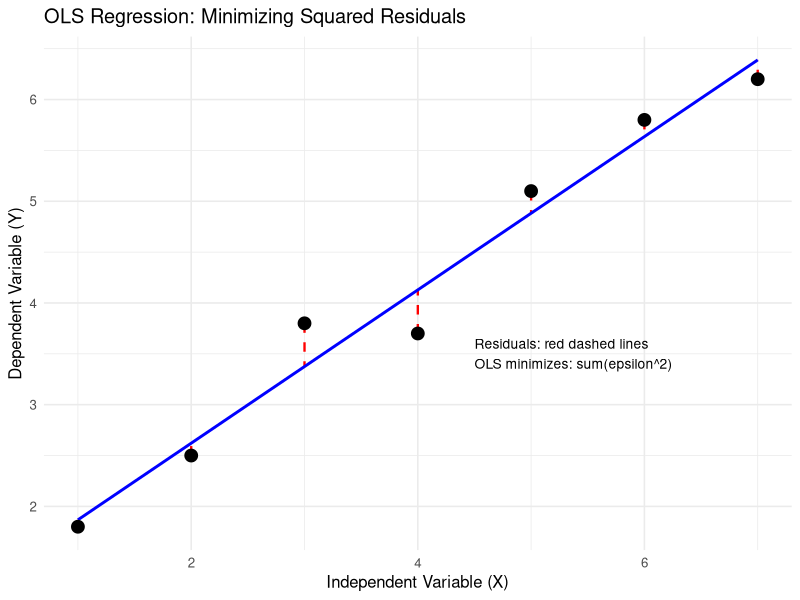
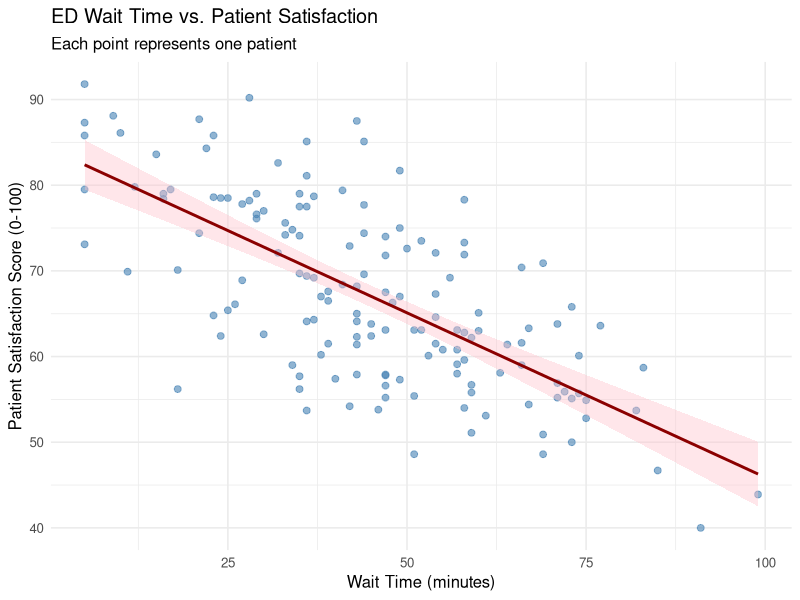
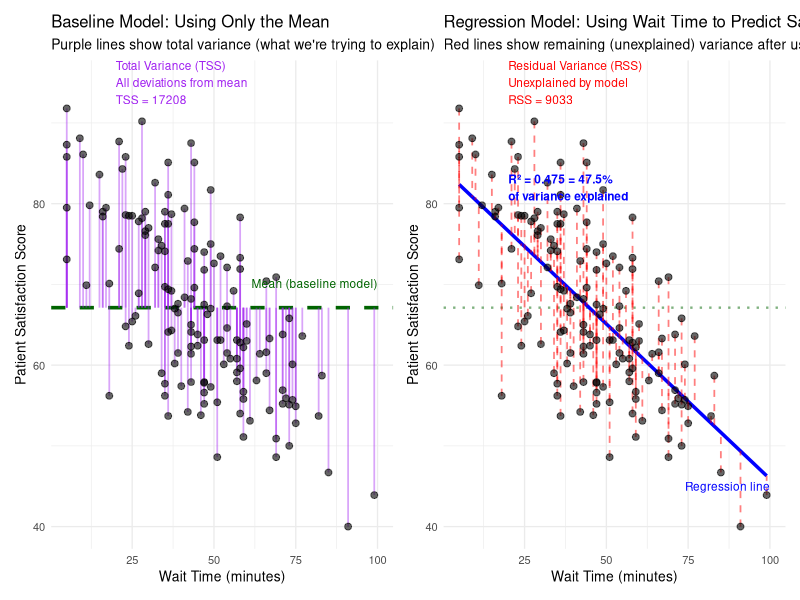
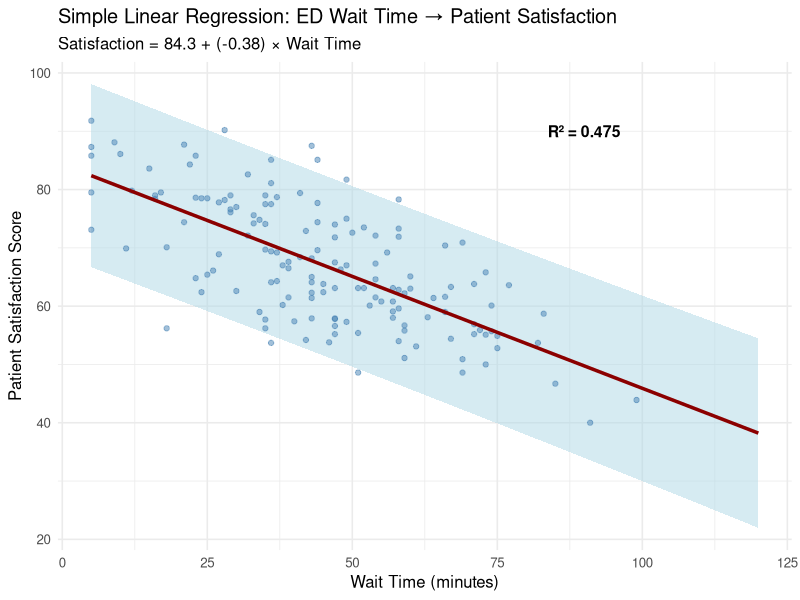
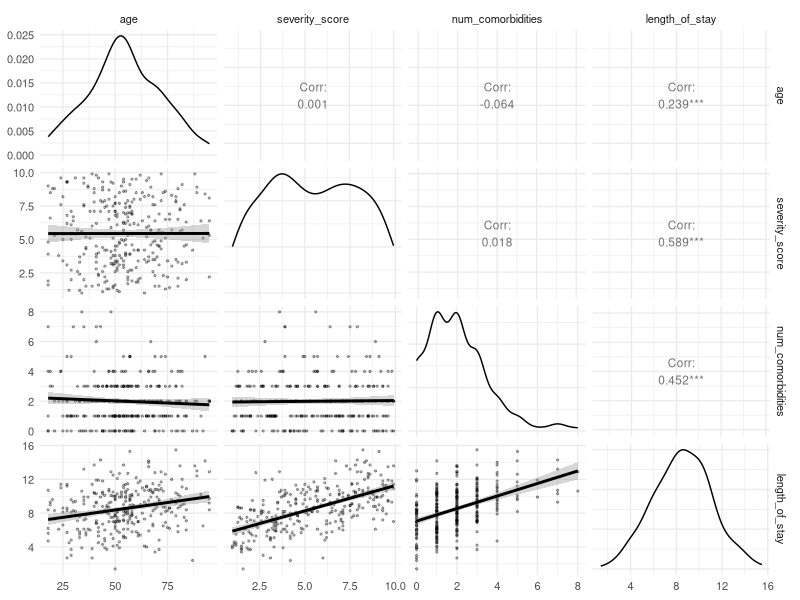
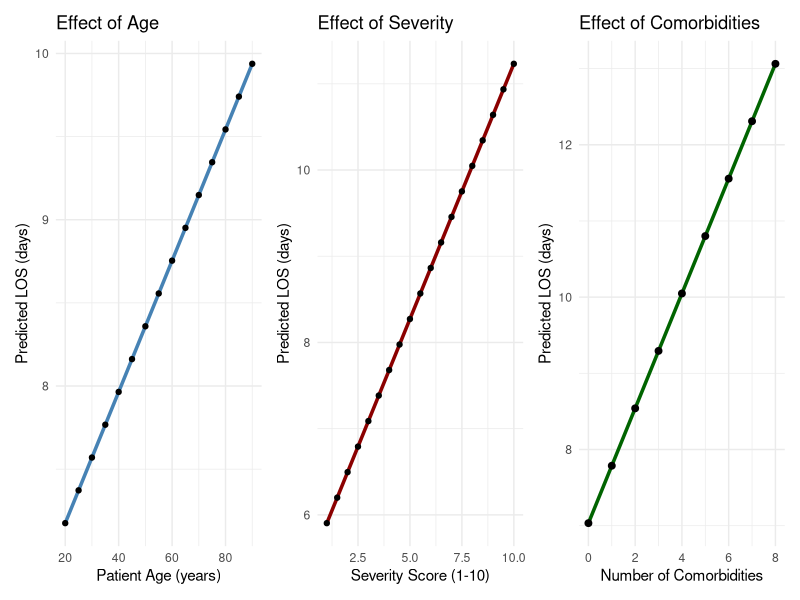
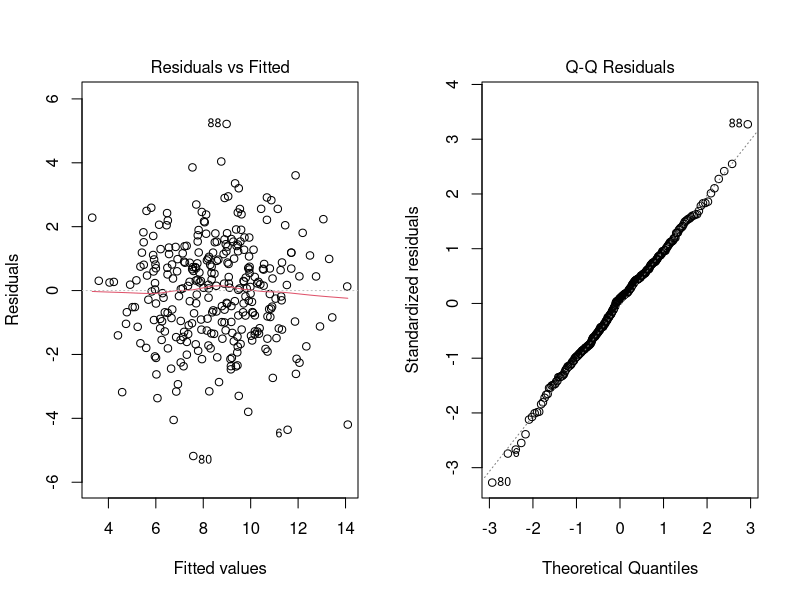

These charts were generated, in order, by the following R code:
## ---- chunk 1
#| label: setup
#| include: false

# Load required packages
library(tidyverse)
library(broom)
library(knitr)
library(kableExtra)
library(car)
library(GGally)
library(patchwork)

# Set seed for reproducibility
set.seed(42)
## ---- chunk 2
#| label: fig-ols-concept
#| fig-cap: "OLS finds the line that minimizes the sum of squared residuals (vertical distances)"
#| fig-width: 6
#| fig-height: 4

# Create example data
example_data <- tibble(
  x = c(1, 2, 3, 4, 5, 6, 7),
  y = c(1.8, 2.5, 3.8, 3.7, 5.1, 5.8, 6.2)
)

# Fit model
fit <- lm(y ~ x, data = example_data)

# Create plot showing residuals
example_data <- example_data %>%
  mutate(predicted = predict(fit),
         residual = y - predicted)

ggplot(example_data, aes(x = x, y = y)) +
  geom_segment(aes(xend = x, yend = predicted),
               color = "red", linetype = "dashed", size = 0.8) +
  geom_smooth(method = "lm", se = FALSE, color = "blue", size = 1) +
  geom_point(size = 4, color = "black") +
  annotate("text", x = 4.5, y = 3.5,
           label = paste("Residuals: red dashed lines\nOLS minimizes:",
                        expression(sum(epsilon^2))),
           hjust = 0, size = 3.5) +
  labs(x = "Independent Variable (X)",
       y = "Dependent Variable (Y)",
       title = "OLS Regression: Minimizing Squared Residuals") +
  theme_minimal(base_size = 12)
## ---- chunk 3
#| label: create-simple-data

# Generate synthetic ED data
n <- 150

ed_data <- tibble(
  patient_id = 1:n,
  wait_time_minutes = round(rnorm(n, mean = 45, sd = 20), 0),
  satisfaction_score = round(85 - 0.4 * wait_time_minutes + rnorm(n, 0, 8), 1)
) %>%
  # Ensure realistic bounds
  mutate(
    wait_time_minutes = pmax(5, pmin(wait_time_minutes, 120)),
    satisfaction_score = pmax(0, pmin(satisfaction_score, 100))
  )

# Preview the data
head(ed_data, 10) %>%
  kable(caption = "Sample of Emergency Department Patient Data") %>%
  kable_styling(bootstrap_options = c("striped", "hover"))
## ---- chunk 4
#| label: fig-eda-simple
#| fig-cap: "Relationship between ED wait time and patient satisfaction"
#| fig-height: 4
#| fig-width: 6

# Scatter plot with trend line
ggplot(ed_data, aes(x = wait_time_minutes, y = satisfaction_score)) +
  geom_point(alpha = 0.6, size = 2, color = "steelblue") +
  geom_smooth(method = "lm", se = TRUE, color = "darkred", fill = "pink") +
  labs(
    x = "Wait Time (minutes)",
    y = "Patient Satisfaction Score (0-100)",
    title = "ED Wait Time vs. Patient Satisfaction",
    subtitle = "Each point represents one patient"
  ) +
  theme_minimal(base_size = 12)
## ---- chunk 5
#| label: fit-simple-model

# Fit the model
model_simple <- lm(satisfaction_score ~ wait_time_minutes, data = ed_data)

# Display model summary
summary(model_simple)
## ---- chunk 6
#| echo: false
# Extract coefficients for the equation
b0 <- round(coef(model_simple)[1], 2)
b1 <- round(coef(model_simple)[2], 3)
## ---- chunk 7
#| echo: false
intercept <- round(coef(model_simple)[1], 2)
## ---- chunk 8
#| echo: false
slope <- round(coef(model_simple)[2], 3)
p_value <- summary(model_simple)$coefficients[2, 4]
## ---- chunk 9
#| echo: false
r_squared <- round(summary(model_simple)$r.squared, 3)
## ---- chunk 10
#| label: fig-rsquared-concept
#| fig-cap: "R² measures how much variance is explained by the regression model"
#| fig-height: 6
#| fig-width: 10

# Calculate variance components
ed_data_variance <- ed_data %>%
  mutate(
    predicted = predict(model_simple),
    mean_y = mean(satisfaction_score),
    # Total variance: deviation from mean
    total_dev = satisfaction_score - mean_y,
    # Explained variance: deviation of prediction from mean
    explained_dev = predicted - mean_y,
    # Residual variance: deviation from prediction
    residual_dev = satisfaction_score - predicted
  )

# Calculate sums of squares
TSS <- sum(ed_data_variance$total_dev^2)
ESS <- sum(ed_data_variance$explained_dev^2)
RSS <- sum(ed_data_variance$residual_dev^2)
R2 <- ESS / TSS

# Create two comparison plots
p1 <- ggplot(ed_data_variance, aes(x = wait_time_minutes, y = satisfaction_score)) +
  geom_hline(yintercept = mean(ed_data_variance$satisfaction_score),
             color = "darkgreen", size = 1.2, linetype = "dashed") +
  geom_segment(aes(xend = wait_time_minutes, yend = mean_y),
               color = "purple", alpha = 0.4, size = 0.6) +
  geom_point(size = 2, color = "black", alpha = 0.6) +
  annotate("text", x = 100, y = mean(ed_data_variance$satisfaction_score) + 3,
           label = "Mean (baseline model)", color = "darkgreen", size = 3, hjust = 1) +
  annotate("text", x = 20, y = 95,
           label = paste0("Total Variance (TSS)\nAll deviations from mean\nTSS = ",
                         round(TSS, 0)),
           color = "purple", size = 3, hjust = 0) +
  labs(
    x = "Wait Time (minutes)",
    y = "Patient Satisfaction Score",
    title = "Baseline Model: Using Only the Mean",
    subtitle = "Purple lines show total variance (what we're trying to explain)"
  ) +
  theme_minimal(base_size = 10)

p2 <- ggplot(ed_data_variance, aes(x = wait_time_minutes, y = satisfaction_score)) +
  geom_hline(yintercept = mean(ed_data_variance$satisfaction_score),
             color = "darkgreen", size = 0.8, linetype = "dotted", alpha = 0.5) +
  geom_smooth(method = "lm", se = FALSE, color = "blue", size = 1.2) +
  geom_segment(aes(xend = wait_time_minutes, yend = predicted),
               color = "red", alpha = 0.5, size = 0.6, linetype = "dashed") +
  geom_point(size = 2, color = "black", alpha = 0.6) +
  annotate("text", x = 100, y = 45,
           label = "Regression line", color = "blue", size = 3, hjust = 1) +
  annotate("text", x = 20, y = 95,
           label = paste0("Residual Variance (RSS)\nUnexplained by model\nRSS = ",
                         round(RSS, 0)),
           color = "red", size = 3, hjust = 0) +
  annotate("text", x = 20, y = 82,
           label = paste0("R² = ", round(R2, 3), " = ", round(R2*100, 1), "%\n",
                         "of variance explained"),
           color = "blue", size = 3, hjust = 0, fontface = "bold") +
  labs(
    x = "Wait Time (minutes)",
    y = "Patient Satisfaction Score",
    title = "Regression Model: Using Wait Time to Predict Satisfaction",
    subtitle = "Red lines show remaining (unexplained) variance after using the model"
  ) +
  theme_minimal(base_size = 10)

# Combine plots
p1 + p2
## ---- chunk 11
#| label: simple-new-data-points

# Predict satisfaction for specific wait times
new_patients <- tibble(
  wait_time_minutes = c(15, 30, 45, 60, 90)
)
head(new_patients)

## ---- chunk 12
#| label: predictions

predictions <- new_patients %>%
  mutate(
    predicted_satisfaction = predict(model_simple, newdata = new_patients),
    prediction_interval = predict(model_simple, newdata = new_patients,
                                  interval = "prediction") %>%
      as_tibble()
  ) %>%
  unnest(prediction_interval)

predictions %>%
  mutate(across(where(is.numeric), ~round(., 2))) %>%
  rename(
    "Wait Time (min)" = wait_time_minutes,
    "Predicted Score" = predicted_satisfaction,
    "Fit" = fit,
    "Lower 95%" = lwr,
    "Upper 95%" = upr
  ) %>%
  select(-Fit) %>%
  kable(caption = "Predicted Satisfaction Scores by Wait Time (with 95% Prediction Intervals)") %>%
  kable_styling(bootstrap_options = c("striped", "hover"))

## ---- chunk 13
#| label: manual-prediction-calculation

# Extract coefficients
intercept_val <- coef(model_simple)[1]
slope_val <- coef(model_simple)[2]

# Manual calculation
wait_time_example <- 45
predicted_satisfaction_manual <- intercept_val + slope_val * wait_time_example

# Display the calculation
cat("Intercept (β₀):", round(intercept_val, 2), "\n")
cat("Slope (β₁):", round(slope_val, 3), "\n")
cat("Wait Time:", wait_time_example, "minutes\n\n")
cat("Calculation:", round(intercept_val, 2), "+",
    paste0("(", round(slope_val, 3), ")"), "×", wait_time_example, "\n")
cat("          =", round(intercept_val, 2), "+",
    round(slope_val * wait_time_example, 2), "\n")
cat("          =", round(predicted_satisfaction_manual, 2), "\n")
## ---- chunk 14
#| label: fig-fitted-model
#| fig-cap: "Fitted regression line with prediction intervals"
#| fig-height: 4
#| fig-width: 6

# Create prediction data
pred_data <- tibble(
  wait_time_minutes = seq(5, 120, by = 1)
)

# Get prediction intervals and bind to data
pred_intervals <- predict(model_simple, newdata = pred_data, interval = "prediction")
pred_data <- bind_cols(pred_data, as_tibble(pred_intervals))

ggplot() +
  geom_ribbon(data = pred_data,
              aes(x = wait_time_minutes, ymin = lwr, ymax = upr),
              fill = "lightblue", alpha = 0.5) +
  geom_point(data = ed_data,
             aes(x = wait_time_minutes, y = satisfaction_score),
             alpha = 0.5, color = "steelblue") +
  geom_line(data = pred_data,
            aes(x = wait_time_minutes, y = fit),
            color = "darkred", size = 1.2) +
  labs(
    x = "Wait Time (minutes)",
    y = "Patient Satisfaction Score",
    title = "Simple Linear Regression: ED Wait Time → Patient Satisfaction",
    subtitle = paste0("Satisfaction = ", round(intercept, 1), " + (",
                     round(slope, 2), ") × Wait Time")
  ) +
  annotate("text", x = 90, y = 90,
           label = paste0("R² = ", round(r_squared, 3)),
           size = 4, fontface = "bold") +
  theme_minimal(base_size = 12)
## ---- chunk 15
#| label: create-multiple-data

# Generate synthetic hospital data
n <- 300

hospital_data <- tibble(
  patient_id = 1:n,
  age = round(rnorm(n, mean = 55, sd = 18)),
  severity_score = round(runif(n, 1, 10), 1),  # 1-10 scale
  num_comorbidities = rpois(n, lambda = 2)
) %>%
  mutate(
    # Ensure realistic age bounds
    age = pmax(18, pmin(age, 95)),
    # Generate LOS based on predictors
    length_of_stay = round(
      1.5 +                          # Base stay
      0.04 * age +                   # Age effect
      0.6 * severity_score +         # Severity effect
      0.8 * num_comorbidities +      # Comorbidity effect
      rnorm(n, 0, 1.5),              # Random error
      1
    ),
    # Ensure positive LOS
    length_of_stay = pmax(1, length_of_stay)
  )

# Summary statistics
hospital_data %>%
  select(age, severity_score, num_comorbidities, length_of_stay) %>%
  summary()
## ---- chunk 16
#| label: fig-eda-multiple
#| fig-cap: "Pairwise relationships between predictors and length of stay"
#| fig-height: 7
#| fig-width: 9

# Pairs plot for continuous variables
hospital_data %>%
  select(age, severity_score, num_comorbidities, length_of_stay) %>%
  ggpairs(
    lower = list(continuous = wrap("smooth", alpha = 0.3, size = 0.5)),
    upper = list(continuous = wrap("cor", size = 3)),
    diag = list(continuous = wrap("densityDiag", alpha = 0.5))
  ) +
  theme_minimal(base_size = 10)
## ---- chunk 17
#| label: fit-multiple-model

# Fit multiple regression model
model_multiple <- lm(length_of_stay ~ age + severity_score + num_comorbidities,
                     data = hospital_data)

# Display summary
summary(model_multiple)
## ---- chunk 18
#| label: interpret-multiple

# Extract coefficients
multiple_coefs <- tidy(model_multiple, conf.int = TRUE) %>%
  mutate(
    significance = case_when(
      p.value < 0.001 ~ "***",
      p.value < 0.01 ~ "**",
      p.value < 0.05 ~ "*",
      TRUE ~ ""
    )
  )

# Display formatted table
multiple_coefs %>%
  mutate(across(where(is.numeric), ~round(., 4))) %>%
  kable(caption = "Multiple Regression Coefficients for Length of Stay") %>%
  kable_styling(bootstrap_options = c("striped", "hover"))
## ---- chunk 19
#| echo: false
coefs <- coef(model_multiple)
## ---- chunk 20
#| label: model-fit-multiple

# Model fit statistics
fit_stats <- glance(model_multiple)

fit_stats %>%
  select(r.squared, adj.r.squared, sigma, statistic, p.value, df, nobs) %>%
  mutate(across(where(is.numeric), ~round(., 4))) %>%
  pivot_longer(everything(), names_to = "Statistic", values_to = "Value") %>%
  kable(caption = "Model Fit Statistics") %>%
  kable_styling(bootstrap_options = c("striped", "hover"))
## ---- chunk 21
#| label: multiple-new-patients
#| echo: false

# Create example patients
example_patients <- tibble(
  patient_profile = c("Young, Low Severity", "Elderly, Moderate",
                      "Middle-aged, High Severity", "Elderly, Complex"),
  age = c(35, 75, 50, 80),
  severity_score = c(2, 5, 8, 7),
  num_comorbidities = c(0, 2, 3, 5)
)

head(example_patients)

## ---- chunk 22
#| label: multiple-predictions

# Make predictions
example_patients <- example_patients %>%
  mutate(
    predicted_los = round(predict(model_multiple, newdata = .), 2)
  )

example_patients %>%
  kable(caption = "Predicted Length of Stay by Patient Profile",
        col.names = c("Patient Profile", "Age", "Severity",
                     "Comorbidities", "Predicted LOS (days)")) %>%
  kable_styling(bootstrap_options = c("striped", "hover"))
## ---- chunk 23
#| echo: false
# Extract coefficients for the equation
b0_multi <- round(coef(model_multiple)[1], 2)
b1_multi <- round(coef(model_multiple)[2], 3)
b2_multi <- round(coef(model_multiple)[3], 3)
b3_multi <- round(coef(model_multiple)[4], 3)
## ---- chunk 24
#| label: manual-multiple-prediction
#| echo: false

# Extract coefficients
b0_val <- coef(model_multiple)[1]
b1_val <- coef(model_multiple)[2]
b2_val <- coef(model_multiple)[3]
b3_val <- coef(model_multiple)[4]

# Patient characteristics
age_val <- 75
severity_val <- 5
comorbid_val <- 2

# Manual calculation
pred_los_manual <- b0_val + b1_val * age_val + b2_val * severity_val + b3_val * comorbid_val

# Display step-by-step calculation
cat("Step-by-step calculation:\n\n")
cat("Intercept:              ", round(b0_val, 2), "\n")
cat("Age effect:             ", round(b1_val, 3), "×", age_val, "=", round(b1_val * age_val, 2), "\n")
cat("Severity effect:        ", round(b2_val, 3), "×", severity_val, "=", round(b2_val * severity_val, 2), "\n")
cat("Comorbidity effect:     ", round(b3_val, 3), "×", comorbid_val, "=", round(b3_val * comorbid_val, 2), "\n")
cat("                        ", strrep("-", 40), "\n")
cat("Predicted LOS:          ", round(pred_los_manual, 2), "days\n")
## ---- chunk 25
#| label: fig-multiple-effects
#| fig-cap: "Effect of each predictor on length of stay (holding others at mean)"
#| fig-height: 4
#| fig-width: 10

# Create effect plots
# Age effect
age_effect <- tibble(
  age = seq(20, 90, by = 5),
  severity_score = mean(hospital_data$severity_score),
  num_comorbidities = mean(hospital_data$num_comorbidities)
) %>%
  mutate(predicted = predict(model_multiple, newdata = .))

p1 <- ggplot(age_effect, aes(x = age, y = predicted)) +
  geom_line(color = "steelblue", size = 1.2) +
  geom_point() +
  labs(x = "Patient Age (years)", y = "Predicted LOS (days)",
       title = "Effect of Age") +
  theme_minimal()

# Severity effect
severity_effect <- tibble(
  age = mean(hospital_data$age),
  severity_score = seq(1, 10, by = 0.5),
  num_comorbidities = mean(hospital_data$num_comorbidities)
) %>%
  mutate(predicted = predict(model_multiple, newdata = .))

p2 <- ggplot(severity_effect, aes(x = severity_score, y = predicted)) +
  geom_line(color = "darkred", size = 1.2) +
  geom_point() +
  labs(x = "Severity Score (1-10)", y = "Predicted LOS (days)",
       title = "Effect of Severity") +
  theme_minimal()

# Comorbidities effect
comorbid_effect <- tibble(
  age = mean(hospital_data$age),
  severity_score = mean(hospital_data$severity_score),
  num_comorbidities = 0:8
) %>%
  mutate(predicted = predict(model_multiple, newdata = .))

p3 <- ggplot(comorbid_effect, aes(x = num_comorbidities, y = predicted)) +
  geom_line(color = "darkgreen", size = 1.2) +
  geom_point(size = 2) +
  labs(x = "Number of Comorbidities", y = "Predicted LOS (days)",
       title = "Effect of Comorbidities") +
  theme_minimal()

# Combine plots
p1 + p2 + p3
## ---- chunk 26
#| label: fig-diagnostics
#| fig-cap: "Regression diagnostic plots"
#| fig-height: 4
#| fig-width: 8

# Create diagnostic plots
par(mfrow = c(1, 2))  # 1 row, 2 columns
plot(model_multiple, which = 1) # Residual vs. fitted plot
plot(model_multiple, which = 2) # Q-Q plot
par(mfrow = c(1, 1))  # Reset to default
## ---- chunk 27
#| label: vif-check

# Calculate VIF
vif_values <- car::vif(model_multiple)

tibble(
  Variable = names(vif_values),
  VIF = round(vif_values, 2),
  Tolerance = round(1/vif_values, 3),
  Interpretation = case_when(
    vif_values < 5 ~ "Acceptable",
    vif_values < 10 ~ "Moderate concern",
    TRUE ~ "High - consider removing"
  )
) %>%
  kable(caption = "Multicollinearity Diagnostics") %>%
  kable_styling(bootstrap_options = c("striped", "hover"))
## ---- chunk 28
#| label: multicollinearity-demo
#| code-fold: false

# Generate demonstration data
set.seed(2026)
n <- 200

demo_data <- tibble(
  num_comorbidities = sample(0:5, n, replace = TRUE, prob = c(0.15, 0.25, 0.25, 0.20, 0.10, 0.05)),
  num_medications = round(2.5 * num_comorbidities + rnorm(n, mean = 1, sd = 1.2)),
  los = round(3 + 2.0 * num_comorbidities - 0.4 * num_medications + rnorm(n, 0, 1.5), 1)
) %>%
  mutate(
    num_medications = pmax(0, num_medications),  # No negative medications
    los = pmax(1, los)  # Minimum 1 day stay
  )

# Check correlation
correlation <- cor(demo_data$num_comorbidities, demo_data$num_medications)
cat("Correlation between comorbidities and medications:", round(correlation, 3), "\n")
## ---- chunk 29
#| label: multicollinearity-comparison

# Model 1: Comorbidities alone
model_1 <- lm(los ~ num_comorbidities, data = demo_data)

# Model 2: Medications alone
model_2 <- lm(los ~ num_medications, data = demo_data)

# Model 3: Both together (multicollinearity!)
model_3 <- lm(los ~ num_comorbidities + num_medications, data = demo_data)

# Compare coefficients and significance
comparison <- tibble(
  Model = c("Model 1: Comorbidities only",
            "Model 2: Medications only",
            "Model 3: Both: Comorbidities",
            "Model 3: Both: Medications"),
  Coefficient = c(
    coef(model_1)[2],
    coef(model_2)[2],
    coef(model_3)[2],
    coef(model_3)[3]
  ),
  SE = c(
    summary(model_1)$coefficients[2, 2],
    summary(model_2)$coefficients[2, 2],
    summary(model_3)$coefficients[2, 2],
    summary(model_3)$coefficients[3, 2]
  ),
  `p-value` = c(
    summary(model_1)$coefficients[2, 4],
    summary(model_2)$coefficients[2, 4],
    summary(model_3)$coefficients[2, 4],
    summary(model_3)$coefficients[3, 4]
  ),
  VIF = c(
    NA,  # Not applicable for single predictor
    NA,  # Not applicable for single predictor
    car::vif(model_3)[1],
    car::vif(model_3)[2]
  )
) %>%
  mutate(
    Coefficient = round(Coefficient, 3),
    SE = round(SE, 3),
    `p-value` = ifelse(`p-value` < 0.001, "<.001", round(`p-value`, 3)),
    VIF = round(VIF, 2),
    Significance = case_when(
      `p-value` == "<.001" ~ "***",
      `p-value` < 0.01 ~ "**",
      `p-value` < 0.05 ~ "*",
      TRUE ~ ""
    )
  )

comparison %>%
  kable(caption = "Impact of Multicollinearity on Coefficient Estimates") %>%
  kable_styling(bootstrap_options = c("striped", "hover")) %>%
  footnote(general = "Note: *** p < .001, ** p < .01, * p < .05")
